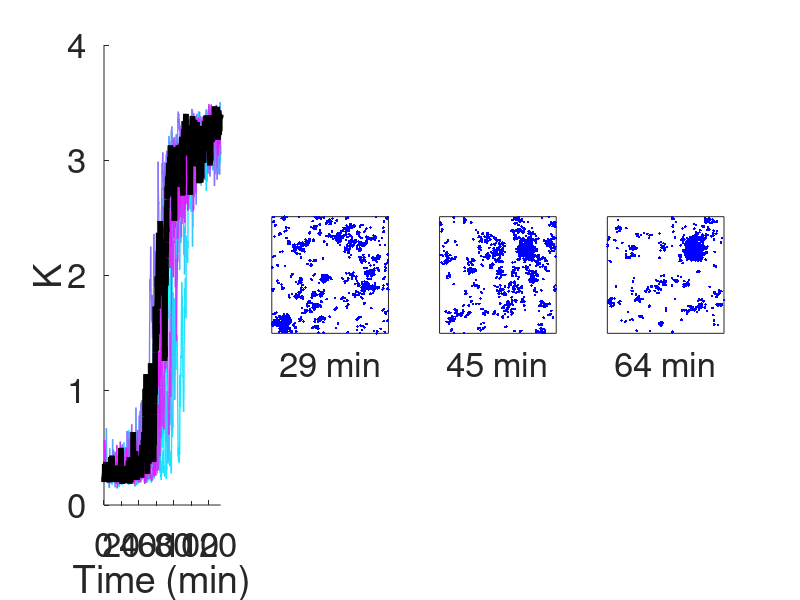

Reproduce this figure in MATLAB.
% Simulations were performed with 3000 Cdc42, 170 Bem1-GEF, 30 Far1-GEF,
% and 2500 receptors, and the initial conditions were uniformly distributed 
% molecules. A 1 - 6 nM pheromone gradient was applied to the domain.

% Plot Ripley's K function values.
load('FigureData/Figure6B.mat')
seeds = 10;
% Color map for the plots.
cmap = cool(seeds);
% Time in the unit of minutes.
time = (0:10:8000)/60;
figure('units','pixels','position',[300 300 1200 300]); 
for j = 1:seeds
    subplot(1,4,1); hold on
    % Plot time series of K
    plot(time,K(j,:),'color',cmap(j, :),'linewidth',1)
end
ylim([0,4])
xlim([0,8000/60])
xlabel('Time (min)')
ylabel('K')
set(gca,'fontsize',25)

% Mark one line of K in black and  plotted its snapshots of Cdc42-GTP
% at different time points. 
plot(time,K(10,:),'color','k','linewidth',4)
load('Coordinates/Figure6B_coordinates.mat')
L = 8.8623; % domain length
subplot(1,4,2)
plot(x_1,y_1,'b.')
xticks([]); yticks([]); ylim([0,L]); xlim([0,L]); axis square;
xlabel('29 min','fontsize',25)

subplot(1,4,3)
plot(x_2,y_2,'b.')
xticks([]); yticks([]); ylim([0,L]); xlim([0,L]); axis square;
xlabel('45 min','fontsize',25)

subplot(1,4,4)
plot(x_3,y_3,'b.')
xticks([]); yticks([]); ylim([0,L]); xlim([0,L]); axis square;
xlabel('64 min','fontsize',25)
